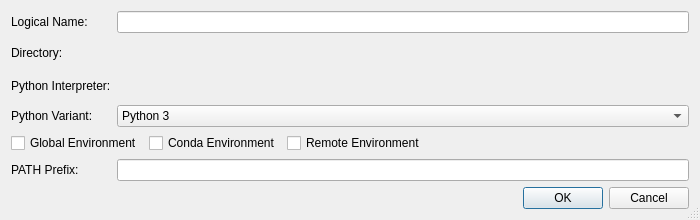
<?xml version="1.0" encoding="UTF-8"?>
<ui version="4.0">
 <class>VirtualenvAddEditDialog</class>
 <widget class="QDialog" name="VirtualenvAddEditDialog">
  <property name="geometry">
   <rect>
    <x>0</x>
    <y>0</y>
    <width>700</width>
    <height>220</height>
   </rect>
  </property>
  <property name="sizeGripEnabled">
   <bool>true</bool>
  </property>
  <layout class="QGridLayout" name="gridLayout">
   <item row="0" column="0">
    <widget class="QLabel" name="label">
     <property name="text">
      <string>Logical Name:</string>
     </property>
    </widget>
   </item>
   <item row="0" column="1">
    <widget class="E5ClearableLineEdit" name="nameEdit">
     <property name="toolTip">
      <string>Enter a unique name for the virtual environment</string>
     </property>
    </widget>
   </item>
   <item row="1" column="0">
    <widget class="QLabel" name="label_2">
     <property name="text">
      <string>Directory:</string>
     </property>
    </widget>
   </item>
   <item row="1" column="1">
    <widget class="E5PathPicker" name="targetDirectoryPicker" native="true">
     <property name="sizePolicy">
      <sizepolicy hsizetype="Expanding" vsizetype="Preferred">
       <horstretch>0</horstretch>
       <verstretch>0</verstretch>
      </sizepolicy>
     </property>
     <property name="focusPolicy">
      <enum>Qt::WheelFocus</enum>
     </property>
     <property name="toolTip">
      <string>Enter the directory of the virtual environment</string>
     </property>
    </widget>
   </item>
   <item row="2" column="0">
    <widget class="QLabel" name="label_3">
     <property name="text">
      <string>Python Interpreter:</string>
     </property>
    </widget>
   </item>
   <item row="2" column="1">
    <widget class="E5PathPicker" name="pythonExecPicker" native="true">
     <property name="sizePolicy">
      <sizepolicy hsizetype="Expanding" vsizetype="Preferred">
       <horstretch>0</horstretch>
       <verstretch>0</verstretch>
      </sizepolicy>
     </property>
     <property name="focusPolicy">
      <enum>Qt::WheelFocus</enum>
     </property>
     <property name="toolTip">
      <string>Enter the Python interpreter of the virtual environment</string>
     </property>
    </widget>
   </item>
   <item row="3" column="0">
    <widget class="QLabel" name="label_4">
     <property name="text">
      <string>Python Variant:</string>
     </property>
    </widget>
   </item>
   <item row="3" column="1">
    <widget class="QComboBox" name="variantComboBox">
     <property name="toolTip">
      <string>Select the Python variant</string>
     </property>
     <item>
      <property name="text">
       <string notr="true">Python 3</string>
      </property>
     </item>
     <item>
      <property name="text">
       <string notr="true">Python 2</string>
      </property>
     </item>
    </widget>
   </item>
   <item row="4" column="0" colspan="2">
    <layout class="QHBoxLayout" name="horizontalLayout">
     <item>
      <widget class="QCheckBox" name="globalCheckBox">
       <property name="toolTip">
        <string>Select,if this is a global environment (i.e. no virtual environment directory to be given)</string>
       </property>
       <property name="whatsThis">
        <string>&lt;b&gt;Global Environment&lt;/b&gt;
&lt;p&gt;Setting this indicates, that the environment is defined globally, i.e. not user specific. Usually such environments cannot be deleted by a standard user. The respective button of the Virtual Environment Manager dialog will be disabled for these entries.&lt;/p&gt;</string>
       </property>
       <property name="text">
        <string>Global Environment</string>
       </property>
      </widget>
     </item>
     <item>
      <widget class="QCheckBox" name="anacondaCheckBox">
       <property name="toolTip">
        <string>Select, if this is a Conda environment</string>
       </property>
       <property name="text">
        <string>Conda Environment</string>
       </property>
      </widget>
     </item>
     <item>
      <widget class="QCheckBox" name="remoteCheckBox">
       <property name="toolTip">
        <string>Select, if this is a remotely accessed environment</string>
       </property>
       <property name="text">
        <string>Remote Environment</string>
       </property>
      </widget>
     </item>
     <item>
      <spacer name="horizontalSpacer">
       <property name="orientation">
        <enum>Qt::Horizontal</enum>
       </property>
       <property name="sizeHint" stdset="0">
        <size>
         <width>40</width>
         <height>20</height>
        </size>
       </property>
      </spacer>
     </item>
    </layout>
   </item>
   <item row="5" column="0">
    <widget class="QLabel" name="label_5">
     <property name="text">
      <string>PATH Prefix:</string>
     </property>
    </widget>
   </item>
   <item row="5" column="1">
    <widget class="E5ClearableLineEdit" name="execPathEdit"/>
   </item>
   <item row="6" column="0" colspan="2">
    <widget class="QDialogButtonBox" name="buttonBox">
     <property name="orientation">
      <enum>Qt::Horizontal</enum>
     </property>
     <property name="standardButtons">
      <set>QDialogButtonBox::Cancel|QDialogButtonBox::Ok</set>
     </property>
    </widget>
   </item>
  </layout>
 </widget>
 <customwidgets>
  <customwidget>
   <class>E5PathPicker</class>
   <extends>QWidget</extends>
   <header>E5Gui/E5PathPicker.h</header>
   <container>1</container>
  </customwidget>
  <customwidget>
   <class>E5ClearableLineEdit</class>
   <extends>QLineEdit</extends>
   <header>E5Gui/E5LineEdit.h</header>
  </customwidget>
 </customwidgets>
 <tabstops>
  <tabstop>nameEdit</tabstop>
  <tabstop>targetDirectoryPicker</tabstop>
  <tabstop>pythonExecPicker</tabstop>
  <tabstop>variantComboBox</tabstop>
  <tabstop>globalCheckBox</tabstop>
  <tabstop>anacondaCheckBox</tabstop>
  <tabstop>remoteCheckBox</tabstop>
  <tabstop>execPathEdit</tabstop>
 </tabstops>
 <resources/>
 <connections>
  <connection>
   <sender>buttonBox</sender>
   <signal>accepted()</signal>
   <receiver>VirtualenvAddEditDialog</receiver>
   <slot>accept()</slot>
   <hints>
    <hint type="sourcelabel">
     <x>248</x>
     <y>254</y>
    </hint>
    <hint type="destinationlabel">
     <x>157</x>
     <y>274</y>
    </hint>
   </hints>
  </connection>
  <connection>
   <sender>buttonBox</sender>
   <signal>rejected()</signal>
   <receiver>VirtualenvAddEditDialog</receiver>
   <slot>reject()</slot>
   <hints>
    <hint type="sourcelabel">
     <x>316</x>
     <y>260</y>
    </hint>
    <hint type="destinationlabel">
     <x>286</x>
     <y>274</y>
    </hint>
   </hints>
  </connection>
 </connections>
</ui>
